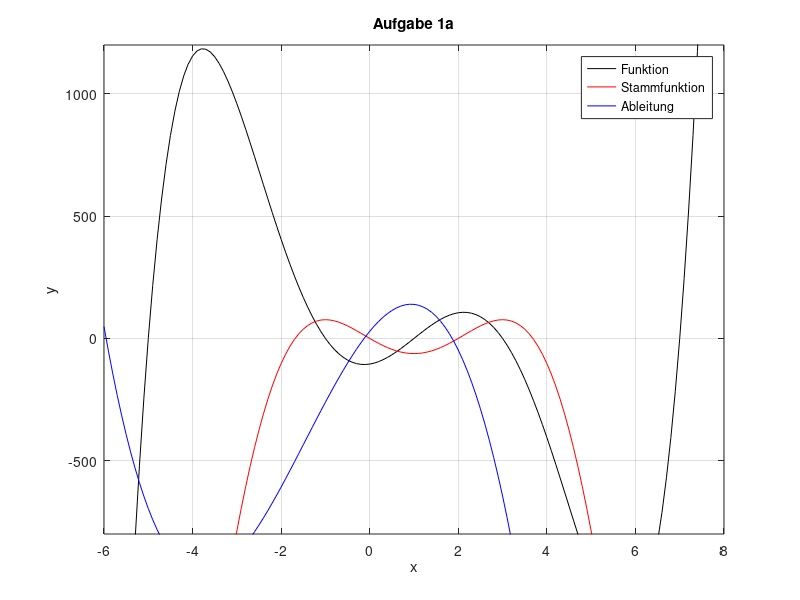
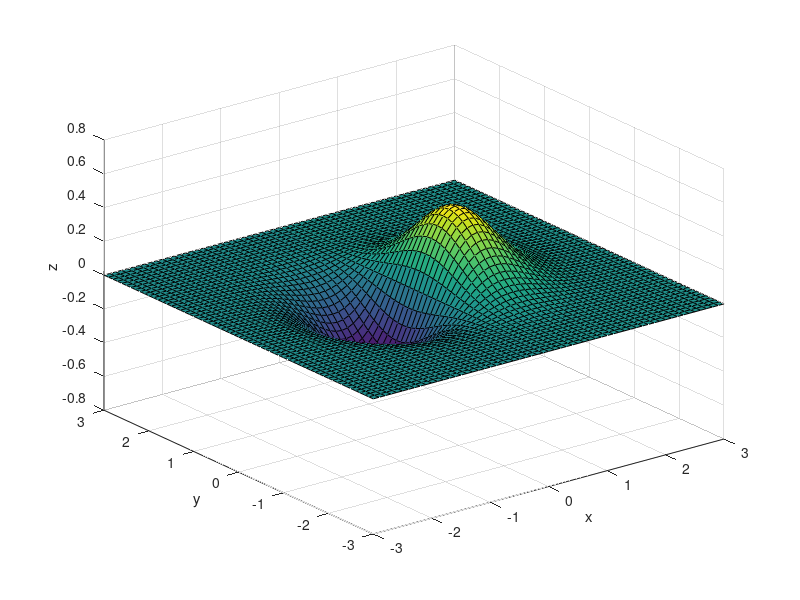

Source code (MATLAB) for these figures, in order:
clc;
x = -6:0.1:8;
y = polyval([1, -5, -30, 110, 29, -105],x);
y_0 = polyval([1/6, -1, -30/4, 110/3, 29/2, -105, 0], x);
y_1 = polyval([1/5, -20, -90, 220, 29], x);
plot(x, y, 'k');
hold on;
plot(x, y_0, 'r');
plot(x, y_1, 'b');
ylim([-800, 1200]);
ylim('manual');
title('Aufgabe 1a');
legend('Funktion', 'Stammfunktion', 'Ableitung');
xlabel('x');
ylabel('y');
grid on;
hold off;

[u,v] = meshgrid(-3:0.1:3);
w = u .* exp(-u.^2-v.^2);
figure();
surf(u, v, w);
xlabel('x');
ylabel('y');
zlabel('z');